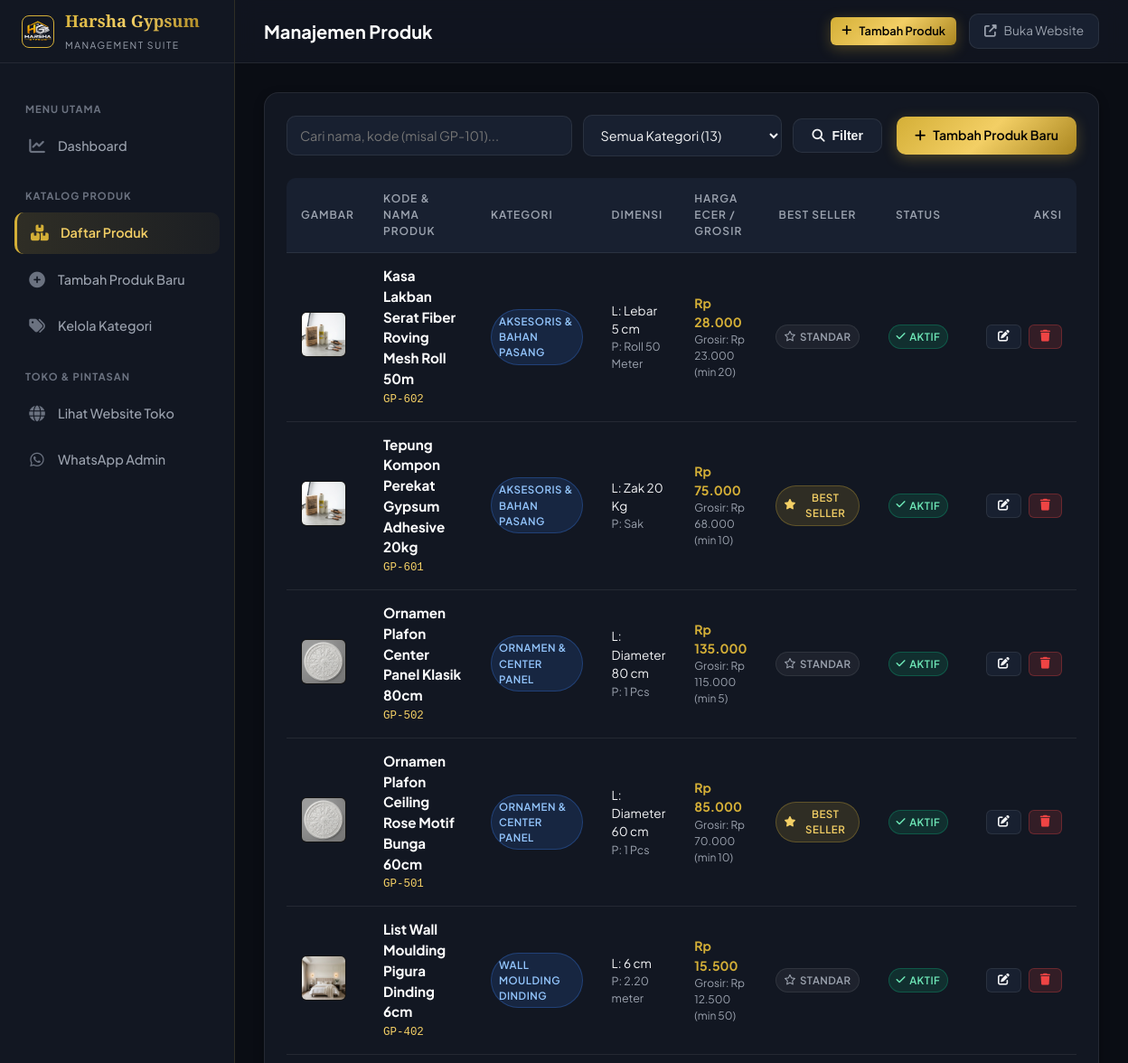
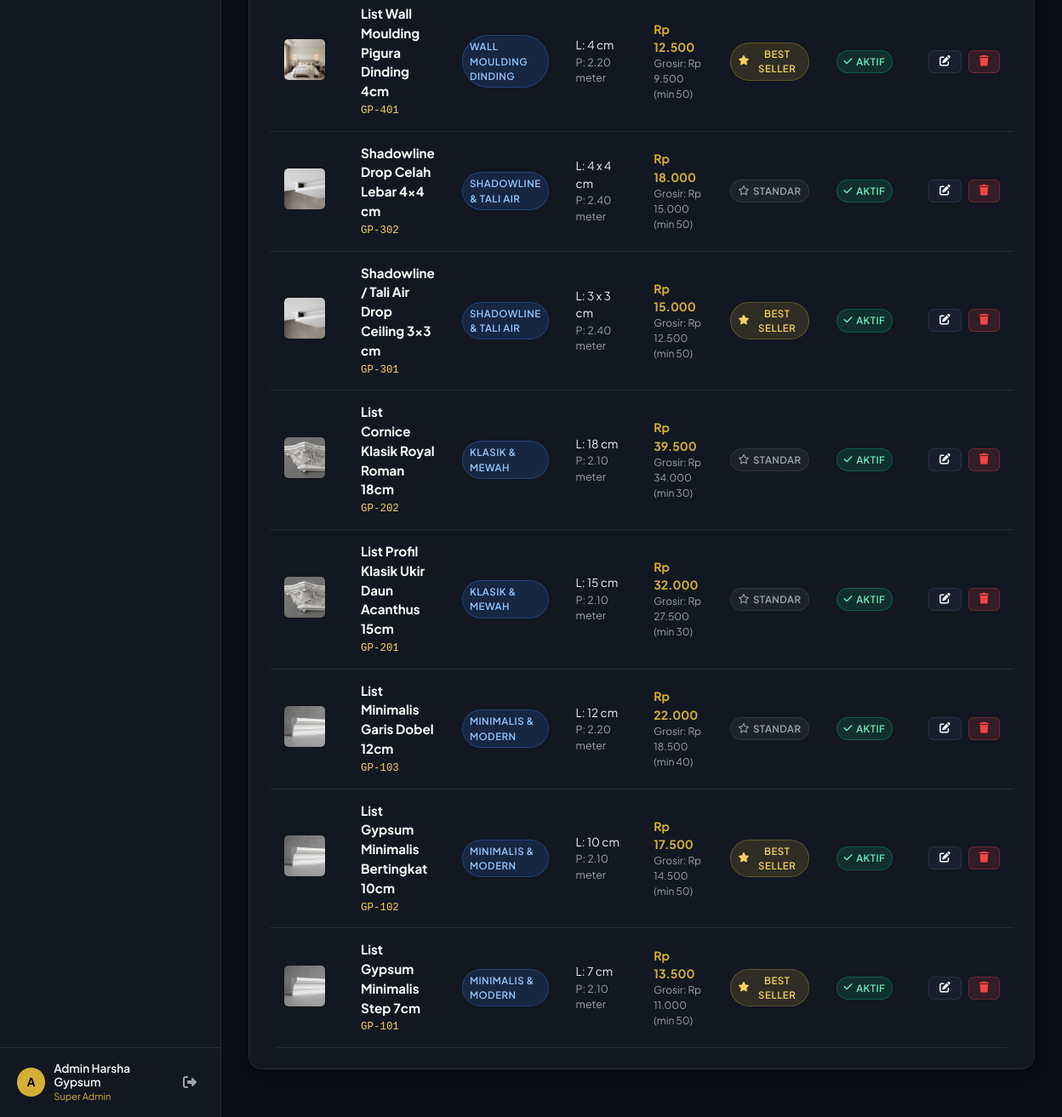
Screenshot of /admin/products.php (signed in) with the database file from the repository (2 pictures, top to bottom).
### tables this page shows
CREATE TABLE IF NOT EXISTS `products` (
  `id` INT AUTO_INCREMENT PRIMARY KEY,
  `code` VARCHAR(50) NOT NULL,
  `name` VARCHAR(200) NOT NULL,
  `category_slug` VARCHAR(50) NOT NULL,
  `width` VARCHAR(50) DEFAULT '',
  `width_number` FLOAT DEFAULT 0,
  `length` VARCHAR(50) DEFAULT '',
  `length_meter` FLOAT DEFAULT 0,
  `price` DECIMAL(12, 2) NOT NULL DEFAULT 0,
  `price_bulk` DECIMAL(12, 2) NOT NULL DEFAULT 0,
  `min_bulk_qty` INT DEFAULT 10,
  `rating` FLOAT DEFAULT 5.0,
  `sold` INT DEFAULT 0,
  `is_popular` TINYINT(1) DEFAULT 0,
  `is_best_seller` TINYINT(1) DEFAULT 0,
  `image` VARCHAR(255) NOT NULL,
  `description` TEXT,
  `specs` JSON,
  `is_active` TINYINT(1) DEFAULT 1,
  `created_at` TIMESTAMP DEFAULT CURRENT_TIMESTAMP,
  `updated_at` TIMESTAMP DEFAULT CURRENT_TIMESTAMP ON UPDATE CURRENT_TIMESTAMP,
  INDEX (`category_slug`),
  INDEX (`is_active`),
  INDEX (`is_best_seller`)
);

CREATE TABLE IF NOT EXISTS `categories` (
  `id` INT AUTO_INCREMENT PRIMARY KEY,
  `slug` VARCHAR(50) NOT NULL UNIQUE,
  `name` VARCHAR(100) NOT NULL,
  `icon` VARCHAR(50) DEFAULT 'fas fa-th-large',
  `description` TEXT,
  `display_order` INT DEFAULT 0,
  `created_at` TIMESTAMP DEFAULT CURRENT_TIMESTAMP
);

### admin/products.php (the view, shortened to what this page needs)
<?php
require_once __DIR__ . '/layout.php';
$pdo = getDbConnection();
$searchQuery = trim($_GET['search'] ?? '');
$where = ["1=1"];
$params = [];
$whereSql = implode(" AND ", $where);
$sql = "
    SELECT p.*, c.name as category_name
    FROM products p
    LEFT JOIN categories c ON p.category_slug = c.slug
    WHERE {$whereSql}
    ORDER BY p.id DESC
";
$stmt = $pdo->prepare($sql);
$stmt->execute($params);
$products = $stmt->fetchAll();
?>
<div class="card">
  <div style="display: flex; flex-wrap: wrap; gap: 16px; justify-content: space-between; align-items: center; margin-bottom: 24px;">
    <form method="GET" action="products.php" style="display: flex; flex-wrap: wrap; gap: 12px; align-items: center; flex: 1;">
      <div style="min-width: 240px; flex: 1;">
        <input type="text" name="search" class="form-control" placeholder="Cari nama, kode (misal GP-101)..." value="<?= htmlspecialchars($searchQuery) ?>">
      </div>
      <div style="width: 220px;">
        <select name="category" class="form-control" onchange="this.form.submit()">
          <option value="">Semua Kategori (<?= count($products) ?>)</option>
        </select>
      </div>
      <button type="submit" class="btn btn-secondary">
        <i class="fas fa-search"></i> Filter
      </button>
    </form>
    <div>
      <a href="product-edit.php" class="btn btn-primary">
        <i class="fas fa-plus"></i> Tambah Produk Baru
      </a>
    </div>
  </div>
  <div class="table-responsive">
    <table class="table">
      <thead>
        <tr>
          <th style="width: 70px;">Gambar</th>
          <th>Kode & Nama Produk</th>
          <th>Kategori</th>
          <th>Dimensi</th>
          <th>Harga Ecer / Grosir</th>
          <th style="text-align: center;">Best Seller</th>
          <th style="text-align: center;">Status</th>
          <th style="text-align: right; width: 140px;">Aksi</th>
        </tr>
      </thead>
      <tbody>
        <?php if (empty($products)): ?>
          <tr>
            <td colspan="8" style="text-align: center; color: var(--text-muted); padding: 40px;">
              <i class="fas fa-box-open" style="font-size: 2.5rem; margin-bottom: 12px; display: block; color: var(--text-dim);"></i>
              Tidak ada produk yang cocok dengan pencarian atau filter Anda.
            </td>
          </tr>
        <?php else: ?>
          <?php foreach ($products as $p): ?>
            <tr>
              <td>
                <img src="../<?= htmlspecialchars($p['image']) ?>" alt="<?= htmlspecialchars($p['name']) ?>" class="table-img" onerror="this.src='../assets/images/list-minimalis.jpg'">
              </td>
              <td>
                <div style="font-weight: 700; color: #fff; font-size: 0.95rem; margin-bottom: 2px;">
                  <?= htmlspecialchars($p['name']) ?>
                </div>
                <div style="font-size: 0.78rem; font-family: monospace; color: var(--gold-light);">
                  <?= htmlspecialchars($p['code']) ?>
                </div>
              </td>
              <td>
                <span class="badge badge-cat"><?= htmlspecialchars($p['category_name'] ?? $p['category_slug']) ?></span>
              </td>
              <td>
                <div style="font-size: 0.85rem; color: var(--text-main);">
                  L: <?= htmlspecialchars($p['width']) ?: '-' ?>
                </div>
                <div style="font-size: 0.78rem; color: var(--text-muted);">
                  P: <?= htmlspecialchars($p['length']) ?: '-' ?>
                </div>
              </td>
              <td>
                <div style="color: var(--gold-primary); font-weight: 700;">
                  Rp <?= number_format($p['price'], 0, ',', '.') ?>
                </div>
                <div style="font-size: 0.75rem; color: var(--text-muted);">
                  Grosir: Rp <?= number_format($p['price_bulk'], 0, ',', '.') ?> (min <?= $p['min_bulk_qty'] ?>)
                </div>
              </td>
              <td style="text-align: center;">
                <a href="products.php?action=toggle_bestseller&id=<?= $p['id'] ?>" title="Klik untuk ubah status Best Seller">
                  <?php if ($p['is_best_seller']): ?>
                    <span class="badge badge-gold"><i class="fas fa-star"></i> Best Seller</span>
                  <?php else: ?>
                    <span class="badge badge-muted"><i class="far fa-star"></i> Standar</span>
                  <?php endif; ?>
                </a>
              </td>
              <td style="text-align: center;">
                <a href="products.php?action=toggle_active&id=<?= $p['id'] ?>" title="Klik untuk sembunyikan/tampilkan produk">
                  <?php if ($p['is_active']): ?>
                    <span class="badge badge-success"><i class="fas fa-check"></i> Aktif</span>
                  <?php else: ?>
                    <span class="badge badge-muted" style="color: var(--color-danger);"><i class="fas fa-eye-slash"></i> Nonaktif</span>
                  <?php endif; ?>
                </a>
              </td>
              <td style="text-align: right;">
                <div style="display: inline-flex; gap: 8px;">
                  <a href="product-edit.php?id=<?= $p['id'] ?>" class="btn btn-secondary btn-sm" title="Edit Produk">
                    <i class="fas fa-edit"></i>
                  </a>
                  <a href="products.php?action=delete&id=<?= $p['id'] ?>" class="btn btn-danger btn-sm" title="Hapus Produk" onclick="return confirm('Apakah Anda yakin ingin menghapus produk <?= addslashes($p['name']) ?>?')">
                    <i class="fas fa-trash"></i>
                  </a>
                </div>
              </td>
            </tr>
          <?php endforeach; ?>
        <?php endif; ?>
      </tbody>
    </table>
  </div>
</div>

### admin/style.css (style rules this page uses)
:root { --bg-primary: #0a0d14; --bg-secondary: #121722; --bg-surface: #182030; --bg-surface-hover: #1e283d; --border-color: rgba(212, 175, 55, 0.15); --border-color-light: rgba(255, 255, 255, 0.08); --text-main: #f3f4f6; --text-muted: #9ca3af; --text-dim: #6b7280; --gold-primary: #d4af37; --gold-light: #f3cf65; --gold-dark: #aa8620; --gold-gradient: linear-gradient(135deg, #d4af37 0%, #f3cf65 50%, #aa8620 100%); --color-success: #10b981; --color-danger: #ef4444; --color-warning: #f59e0b; --color-info: #3b82f6; --sidebar-width: 260px; --header-height: 70px; --radius-sm: 6px; --radius-md: 10px; --radius-lg: 16px; --radius-full: 9999px; --shadow-sm: 0 2px 4px rgba(0, 0, 0, 0.2); --shadow-md: 0 4px 12px rgba(0, 0, 0, 0.3); --shadow-lg: 0 10px 25px rgba(0, 0, 0, 0.5); --shadow-gold: 0 4px 20px rgba(212, 175, 55, 0.25); }
* { margin: 0; padding: 0; box-sizing: border-box; }
body { font-family: 'Plus Jakarta Sans', sans-serif; background-color: var(--bg-primary); color: var(--text-main); min-height: 100vh; line-height: 1.5; -webkit-font-smoothing: antialiased; }
a { color: var(--gold-light); text-decoration: none; transition: all 0.2s ease; }
.card { background: var(--bg-secondary); border: 1px solid var(--border-color-light); border-radius: var(--radius-lg); padding: 24px; margin-bottom: 24px; box-shadow: var(--shadow-md); }
.btn { display: inline-flex; align-items: center; justify-content: center; gap: 8px; padding: 10px 20px; border-radius: var(--radius-md); font-size: 0.88rem; font-weight: 600; cursor: pointer; border: none; transition: all 0.2s ease; text-decoration: none; }
.btn-primary { background: var(--gold-gradient); color: #000; box-shadow: 0 4px 15px rgba(212, 175, 55, 0.3); }
.btn-secondary { background: var(--bg-surface); color: var(--text-main); border: 1px solid var(--border-color-light); }
.btn-danger { background: rgba(239, 68, 68, 0.15); color: var(--color-danger); border: 1px solid rgba(239, 68, 68, 0.3); }
.btn-sm { padding: 6px 12px; font-size: 0.8rem; border-radius: var(--radius-sm); }
.table-responsive { overflow-x: auto; border-radius: var(--radius-md); }
.table { width: 100%; border-collapse: collapse; text-align: left; font-size: 0.88rem; }
.table th { background: var(--bg-surface); color: var(--text-muted); font-weight: 600; font-size: 0.75rem; text-transform: uppercase; letter-spacing: 1px; padding: 14px 16px; border-bottom: 1px solid var(--border-color-light); }
.table td { padding: 14px 16px; border-bottom: 1px solid var(--border-color-light); color: var(--text-main); vertical-align: middle; }
.table-img { width: 50px; height: 50px; object-fit: cover; border-radius: var(--radius-sm); border: 1px solid var(--border-color-light); background: #000; }
.badge { display: inline-flex; align-items: center; gap: 4px; padding: 4px 8px; border-radius: var(--radius-full); font-size: 0.72rem; font-weight: 600; text-transform: uppercase; letter-spacing: 0.5px; }
.badge-gold { background: rgba(212, 175, 55, 0.15); color: var(--gold-light); border: 1px solid rgba(212, 175, 55, 0.3); }
.badge-cat { background: rgba(59, 130, 246, 0.15); color: #93c5fd; border: 1px solid rgba(59, 130, 246, 0.3); }
.badge-success { background: rgba(16, 185, 129, 0.15); color: #6ee7b7; border: 1px solid rgba(16, 185, 129, 0.3); }
.badge-muted { background: rgba(255, 255, 255, 0.05); color: var(--text-muted); border: 1px solid var(--border-color-light); }
.form-control { width: 100%; padding: 12px 14px; background-color: var(--bg-surface); border: 1px solid var(--border-color-light); border-radius: var(--radius-md); color: var(--text-main); font-size: 0.9rem; font-family: inherit; transition: all 0.2s ease; }

### rows the page displays
products: image (picture), name "Kasa Lakban Serat Fiber Roving Mesh Roll 50m", code "GP-602", categories.name "AKSESORIS & BAHAN PASANG", width "Lebar 5 cm", length "Roll 50 Meter", price "28.000", price_bulk "23.000", min_bulk_qty "20", is_best_seller 0 (drawn), is_active 1 (drawn)
products: image (picture), name "Tepung Kompon Perekat Gypsum Adhesive 20kg", code "GP-601", categories.name "AKSESORIS & BAHAN PASANG", width "Zak 20 Kg", length "Sak", price "75.000", price_bulk "68.000", min_bulk_qty "10", is_best_seller 1 (drawn), is_active 1 (drawn)
products: image (picture), name "Ornamen Plafon Center Panel Klasik 80cm", code "GP-502", categories.name "ORNAMEN & CENTER PANEL", width "Diameter 80 cm", length "1 Pcs", price "135.000", price_bulk "115.000", min_bulk_qty "5", is_best_seller 0 (drawn), is_active 1 (drawn)
products: image (picture), name "Ornamen Plafon Ceiling Rose Motif Bunga 60cm", code "GP-501", categories.name "ORNAMEN & CENTER PANEL", width "Diameter 60 cm", length "1 Pcs", price "85.000", price_bulk "70.000", min_bulk_qty "10", is_best_seller 1 (drawn), is_active 1 (drawn)
products: image (picture), name "List Wall Moulding Pigura Dinding 6cm", code "GP-402", categories.name "WALL MOULDING DINDING", width "6 cm", length "2.20 meter", price "15.500", price_bulk "12.500", min_bulk_qty "50", is_best_seller 0 (drawn), is_active 1 (drawn)
products: image (picture), name "List Wall Moulding Pigura Dinding 4cm", code "GP-401", categories.name "WALL MOULDING DINDING", width "4 cm", length "2.20 meter", price "12.500", price_bulk "9.500", min_bulk_qty "50", is_best_seller 1 (drawn), is_active 1 (drawn)
products: image (picture), name "Shadowline Drop Celah Lebar 4x4 cm", code "GP-302", categories.name "SHADOWLINE & TALI AIR", width "4 x 4 cm", length "2.40 meter", price "18.000", price_bulk "15.000", min_bulk_qty "50", is_best_seller 0 (drawn), is_active 1 (drawn)
products: image (picture), name "Shadowline / Tali Air Drop Ceiling 3x3 cm", code "GP-301", categories.name "SHADOWLINE & TALI AIR", width "3 x 3 cm", length "2.40 meter", price "15.000", price_bulk "12.500", min_bulk_qty "50", is_best_seller 1 (drawn), is_active 1 (drawn)
products: image (picture), name "List Cornice Klasik Royal Roman 18cm", code "GP-202", categories.name "KLASIK & MEWAH", width "18 cm", length "2.10 meter", price "39.500", price_bulk "34.000", min_bulk_qty "30", is_best_seller 0 (drawn), is_active 1 (drawn)
products: image (picture), name "List Profil Klasik Ukir Daun Acanthus 15cm", code "GP-201", categories.name "KLASIK & MEWAH", width "15 cm", length "2.10 meter", price "32.000", price_bulk "27.500", min_bulk_qty "30", is_best_seller 0 (drawn), is_active 1 (drawn)
products: image (picture), name "List Minimalis Garis Dobel 12cm", code "GP-103", categories.name "MINIMALIS & MODERN", width "12 cm", length "2.20 meter", price "22.000", price_bulk "18.500", min_bulk_qty "40", is_best_seller 0 (drawn), is_active 1 (drawn)
products: image (picture), name "List Gypsum Minimalis Bertingkat 10cm", code "GP-102", categories.name "MINIMALIS & MODERN", width "10 cm", length "2.10 meter", price "17.500", price_bulk "14.500", min_bulk_qty "50", is_best_seller 1 (drawn), is_active 1 (drawn)
products: image (picture), name "List Gypsum Minimalis Step 7cm", code "GP-101", categories.name "MINIMALIS & MODERN", width "7 cm", length "2.10 meter", price "13.500", price_bulk "11.000", min_bulk_qty "50", is_best_seller 1 (drawn), is_active 1 (drawn)

### other values shown
substr($adminName, 0, 1) "A"
$adminName "Admin Harsha Gypsum"
$pageTitle "Manajemen Produk"
